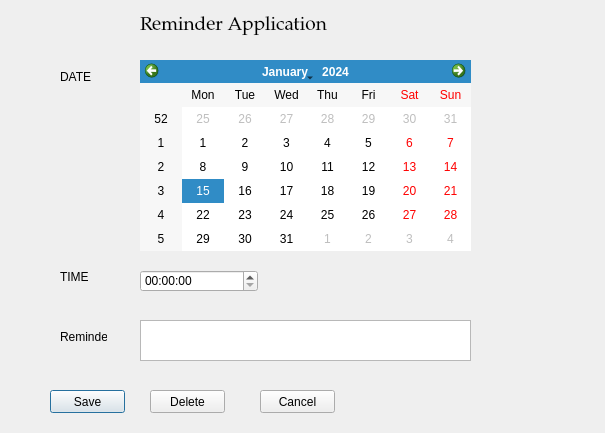
<?xml version="1.0" encoding="UTF-8"?>
<ui version="4.0">
 <class>Dialog</class>
 <widget class="QDialog" name="Dialog">
  <property name="geometry">
   <rect>
    <x>0</x>
    <y>0</y>
    <width>605</width>
    <height>433</height>
   </rect>
  </property>
  <property name="windowTitle">
   <string>Dialog</string>
  </property>
  <property name="modal">
   <bool>false</bool>
  </property>
  <widget class="QTimeEdit" name="timeEdit">
   <property name="enabled">
    <bool>true</bool>
   </property>
   <property name="geometry">
    <rect>
     <x>140</x>
     <y>270</y>
     <width>118</width>
     <height>22</height>
    </rect>
   </property>
  </widget>
  <widget class="QLabel" name="label">
   <property name="geometry">
    <rect>
     <x>60</x>
     <y>270</y>
     <width>47</width>
     <height>13</height>
    </rect>
   </property>
   <property name="text">
    <string>TIME</string>
   </property>
  </widget>
  <widget class="QLabel" name="label_2">
   <property name="geometry">
    <rect>
     <x>60</x>
     <y>70</y>
     <width>47</width>
     <height>13</height>
    </rect>
   </property>
   <property name="text">
    <string>DATE</string>
   </property>
  </widget>
  <widget class="QLabel" name="label_3">
   <property name="geometry">
    <rect>
     <x>60</x>
     <y>330</y>
     <width>47</width>
     <height>13</height>
    </rect>
   </property>
   <property name="text">
    <string>Reminder</string>
   </property>
  </widget>
  <widget class="QPushButton" name="pushButton">
   <property name="geometry">
    <rect>
     <x>50</x>
     <y>390</y>
     <width>75</width>
     <height>23</height>
    </rect>
   </property>
   <property name="text">
    <string>Save</string>
   </property>
  </widget>
  <widget class="QPushButton" name="pushButton_2">
   <property name="geometry">
    <rect>
     <x>150</x>
     <y>390</y>
     <width>75</width>
     <height>23</height>
    </rect>
   </property>
   <property name="text">
    <string>Delete</string>
   </property>
  </widget>
  <widget class="QPushButton" name="pushButton_3">
   <property name="geometry">
    <rect>
     <x>260</x>
     <y>390</y>
     <width>75</width>
     <height>23</height>
    </rect>
   </property>
   <property name="text">
    <string>Cancel</string>
   </property>
  </widget>
  <widget class="QLabel" name="label_4">
   <property name="geometry">
    <rect>
     <x>140</x>
     <y>10</y>
     <width>191</width>
     <height>31</height>
    </rect>
   </property>
   <property name="font">
    <font>
     <family>Palatino Linotype</family>
     <pointsize>14</pointsize>
     <weight>50</weight>
     <bold>false</bold>
    </font>
   </property>
   <property name="text">
    <string>Reminder Application</string>
   </property>
  </widget>
  <widget class="QCalendarWidget" name="calendarWidget">
   <property name="geometry">
    <rect>
     <x>140</x>
     <y>60</y>
     <width>331</width>
     <height>191</height>
    </rect>
   </property>
  </widget>
  <widget class="QPlainTextEdit" name="plainTextEdit">
   <property name="geometry">
    <rect>
     <x>140</x>
     <y>320</y>
     <width>331</width>
     <height>41</height>
    </rect>
   </property>
  </widget>
 </widget>
 <resources/>
 <connections/>
</ui>
